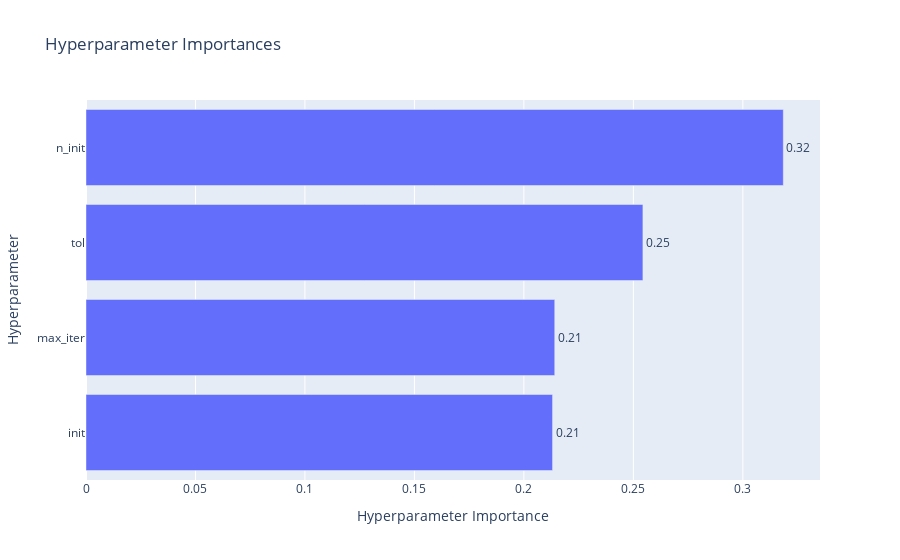

Notebook cell for this chart:
### Code cell
optuna.visualization.plot_param_importances(study)

### Figure 1 — Plotly figure (JSON) as saved in the notebook; plotly's stock layout.template omitted (floating-point values rounded to 4 significant figures)
{"data": [{"cliponaxis": false, "hovertemplate": ["init (CategoricalDistribution): 0.21308877107761554<extra></extra>", "max_iter (IntDistribution): 0.21408582280645494<extra></extra>", "tol (FloatDistribution): 0.2543531822309484<extra></extra>", "n_init (IntDistribution): 0.3184722238849812<extra></extra>"], "name": "Objective Value", "orientation": "h", "text": ["0.21", "0.21", "0.25", "0.32"], "textposition": "outside", "x": [0.2131, 0.2141, 0.2544, 0.3185], "y": ["init", "max_iter", "tol", "n_init"], "type": "bar"}], "layout": {"title": {"text": "Hyperparameter Importances"}, "xaxis": {"title": {"text": "Hyperparameter Importance"}}, "yaxis": {"title": {"text": "Hyperparameter"}}}}
